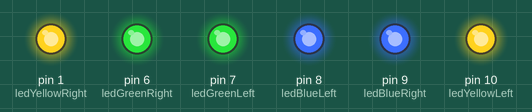
Bench run of a sketch on a simulated Arduino Uno, built with avr-gcc and run on an emulated ATmega328P. On the bench: output pins drawn as LEDs (lit = HIGH).

Above: at 0.1 s.
Timing chart, 0 to 1.6 s (numbered marks = the images above):
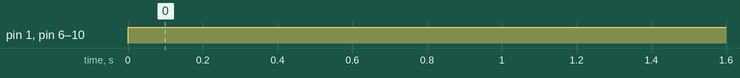

Measured:
- by itself, pin 1 (ledYellowRight), pin 6 (ledGreenRight), pin 7 (ledGreenLeft), pin 8 (ledBlueLeft), pin 9 (ledBlueRight), pin 10 (ledYellowLeft): LOW → HIGH at 0.00 s

The sketch:

lightsTest.ino
```cpp
//declare variables used by the LEDs
//the right side LEDs
int ledGreenRight = 6;
int ledYellowRight = 1;
int ledBlueRight = 9;
//the left side LEDs
int ledGreenLeft = 7;
int ledYellowLeft = 10;
int ledBlueLeft = 8;


void setup() {
 pinMode(ledGreenRight, OUTPUT);
 pinMode(ledYellowRight, OUTPUT);
 pinMode(ledBlueRight, OUTPUT);
 pinMode(ledGreenLeft, OUTPUT);
 pinMode(ledYellowLeft, OUTPUT);
 pinMode(ledBlueLeft, OUTPUT);
}

void loop() {
  digitalWrite(ledGreenRight, HIGH);
  digitalWrite(ledGreenLeft, HIGH);
  digitalWrite(ledYellowLeft, HIGH);
  digitalWrite(ledYellowRight, HIGH);
  digitalWrite(ledBlueRight, HIGH);
  digitalWrite(ledBlueLeft, HIGH);
  // put your main code here, to run repeatedly:

}
```
